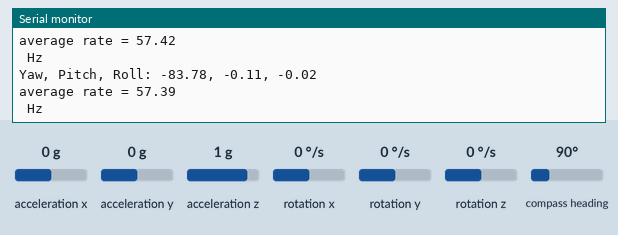
This sketch was run on a simulated Arduino Uno, built with avr-gcc and run on an emulated ATmega328P. On the bench: the last lines printed to the serial monitor. Wiring (inferred from the names in the program): HMC5883L compass at I2C address 0x1E; ADXL345 accelerometer at I2C address 0x53; ITG-3200 gyroscope at I2C address 0x68. The inputs (shaded band) are chosen by the test bench; at power-on: acceleration x 0 g, acceleration y 0 g, rotation x 0 °/s, acceleration z 1 g, rotation y 0 °/s, rotation z 0 °/s, compass heading 90°.

Above: at 6.5 s.
6.6 s: acceleration x set to -1.4 g
At 7.3 s:
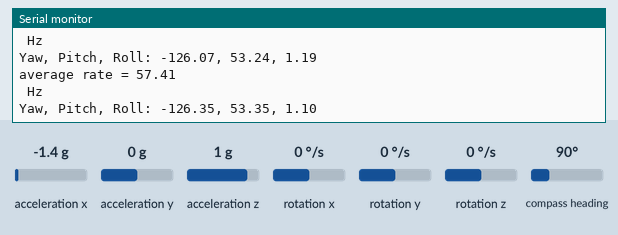
9.6 s: acceleration y set to -1.4 g
At 10.4 s:
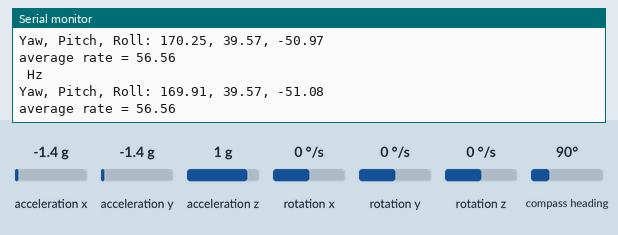
12.6 s: rotation x set to -192 °/s
At 13.4 s:
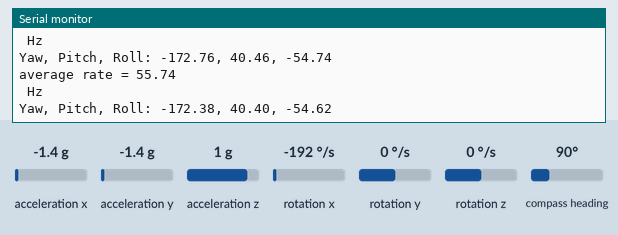
15.6 s: acceleration z set to -1.4 g
At 16.5 s:
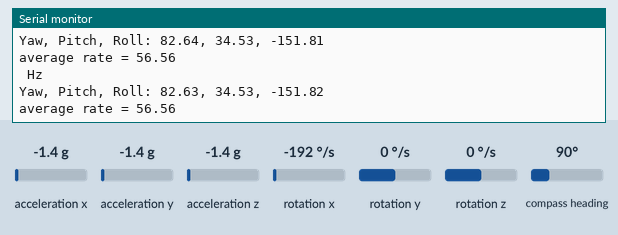
18.6 s: rotation y set to -192 °/s
At 19.7 s:
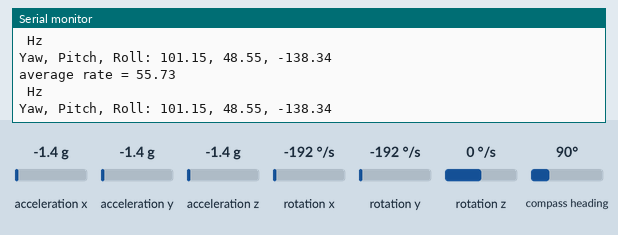
Timing chart, 0 to 19.9 s (numbered marks = the images above; inputs shaded):
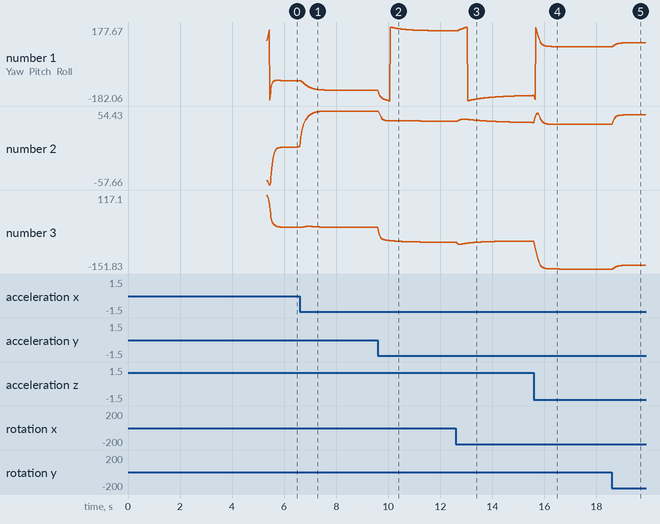

Measured:
- after the input at 18.6 s, the serial monitor: prints a new line at once (image 5)
- plotted number 1: 82.61 → 101.15 after the input at 18.6 s
- plotted number 2: 34.54 → 48.55 after the input at 18.6 s
- plotted number 3: -151.83 → -138.34 after the input at 18.6 s

The sketch:

plane_stabilizer.ino
```cpp
#include <Wire.h>

#include "elevon.h"
#include "IMU.h"
#include "BMP180.h"
#include "HMC5883L.h"
#include "ITG3200.h"
#include "ADXL345.h"


/* ##################################################
* ###### Declare and initialize variables ##########
* ##################################################
*/


/* ##################################################
*  ###### Pin definitions ##########
*  ##################################################
*/
int intPin = 12;  // These can be changed, 2 and 3 are the Arduinos ext int pins


/* ##################################################
 * ###### Single execution setup routine ############
 * ##################################################
 */
void setup() {
	// Setup I²C communications
	Wire.begin();
	delay(10);

	// Setup serial connection
	Serial.begin(38400);
	delay(10);

	// Set up the interrupt pin, it's set as active high, push-pull
	pinMode(intPin, INPUT);
	digitalWrite(intPin, LOW);

	// Read the WHO_AM_I register of the ADXL345, this is a good test of communication
	uint8_t c = readByte(ADXL345_ADDRESS, ADXL345_DEVID);  // Read WHO_AM_I register for ADXL345
	Serial.println();
	Serial.println("ADXL345");
	Serial.println("I AM");
	Serial.println(c, HEX);
	Serial.println("I Should Be");
	Serial.println(0xE5, HEX);
	delay(1000);

	// Read the WHO_AM_I register of the ITG3200, this is a good test of communication
	uint8_t d = readByte(ITG3200_ADDRESS, ITG3200_WHO_AM_I);  // Read WHO_AM_I register for ITG3200
	Serial.println();
	Serial.println("ITG3200");
	Serial.println("I AM");
	Serial.println(d, HEX);
	Serial.println("I Should Be");
	Serial.println(0x68, HEX);
	delay(1000);

	// Read the WHO_AM_I register of the HMC5883L, this is a good test of communication
	uint8_t e = readByte(HMC5883L_ADDRESS, HMC5883L_IDA);  // Read WHO_AM_I register A for HMC5883L
	uint8_t f = readByte(HMC5883L_ADDRESS, HMC5883L_IDB);  // Read WHO_AM_I register B for HMC5883L
	uint8_t g = readByte(HMC5883L_ADDRESS, HMC5883L_IDC);  // Read WHO_AM_I register C for HMC5883L
	Serial.println();
	Serial.println("HMC5883L");
	Serial.println("I AM");
	Serial.println(e, HEX);
	Serial.println(f, HEX);
	Serial.println(g, HEX);
	Serial.println("I Should Be");
	Serial.println(0x48, HEX);
	Serial.println(0x34, HEX);
	Serial.println(0x33, HEX);
	delay(1000);

	if (c == 0xE5 && d == 0x68 && e == 0x48 && f == 0x34 && g == 0x33) // WHO_AM_I must match to proceed
	{
		Serial.println("ADXL345  is online...");
		Serial.println("ITG3200 is online...");
		Serial.println("HMC5883L is online...");

		calADXL345(); // Calibrate ADXL345 accelerometers, load biases in bias registers
		initADXL345(); // Initialize and configure accelerometer
		Serial.println("ADXL345 initialized for active data mode....");

		initITG3200(); // Initialize and configure gyroscope
		Serial.println("ITG3200 initialized for active data mode....");

		if (selfTestHMC5883L()) {   // perform magnetometer self test
			Serial.print(" HMC5883L passed self test!");
			delay(1000);
		}
		else {
			Serial.print(" HMC5883L failed self test!");
			delay(1000);
		}

		initHMC5883L(); // Initialize and configure magnetometer
		Serial.println("HMC5883L initialized for active data mode....");
	}
	else
	{
		Serial.println("No Connection to GY-85");
		while (1); // Loop forever if communication doesn't happen
	}

}

/* ##################################################
 * ###### Infinite execution loop routine ###########
 * ##################################################
 */
void loop() {
	// If intPin goes high or data ready status is TRUE, all data registers have new data
	if (readByte(ADXL345_ADDRESS, ADXL345_INT_SOURCE) & 0x80) {  // When data is ready
		readAccelData(accelCount);  // Read the x/y/z adc values
		getAres();

		// Now we'll calculate the accleration value into actual g's
		ax = (float)accelCount[0] * aRes;  // get actual g value, this depends on scale being set
		ay = (float)accelCount[1] * aRes;
		az = (float)accelCount[2] * aRes;

	}

	if (readByte(ITG3200_ADDRESS, ITG3200_INT_STATUS) & 0x01) {
		readGyroData(gyroCount);  // Read the x/y/z adc values
		getGres();

		// Calculate the gyro value into actual degrees per second
		gx = (float)gyroCount[0] * gRes;  // get actual gyro value, this depends on scale being set
		gy = (float)gyroCount[1] * gRes;
		gz = (float)gyroCount[2] * gRes;

	}

	if (readByte(HMC5883L_ADDRESS, HMC5883L_STATUS) & 0x01) { // If data ready bit set, then read magnetometer data
		readMagData(magCount);  // Read the x/y/z adc values
		mRes = 0.73; // Conversion to milliGauss, 0.73 mG/LSB in hihgest resolution mode
					 // So far, magnetometer bias is calculated and subtracted here manually, should construct an algorithm to do it automatically
					 // like the gyro and accelerometer biases
		magbias[0] = -30.;  // User environmental x-axis correction in milliGauss
		magbias[1] = +85.;  // User environmental y-axis correction in milliGauss
		magbias[2] = -78.;  // User environmental z-axis correction in milliGauss

							// Calculate the magnetometer values in milliGauss
							// Include factory calibration per data sheet and user environmental corrections
		mx = (float)magCount[0] * mRes - magbias[0];  // get actual magnetometer value, this depends on scale being set
		my = (float)magCount[1] * mRes - magbias[1];
		mz = (float)magCount[2] * mRes - magbias[2];
	}

	Now = micros();
	deltat = ((Now - lastUpdate) / 1000000.0f); // set integration time by time elapsed since last filter update
	lastUpdate = Now;

	//MadgwickQuaternionUpdate(ax, ay, az, gx*PI / 180.0f, gy*PI / 180.0f, gz*PI / 180.0f, mx, my, mz);
	MahonyQuaternionUpdate(ax, ay, az, gx*PI/180.0f, gy*PI/180.0f, gz*PI/180.0f, mx, my, mz);

	// Define output variables from updated quaternion---these are Tait-Bryan angles, commonly used in aircraft orientation.
	// In this coordinate system, the positive z-axis is down toward Earth.
	// Yaw is the angle between Sensor x-axis and Earth magnetic North (or true North if corrected for local declination, looking down on the sensor positive yaw is counterclockwise.
	// Pitch is angle between sensor x-axis and Earth ground plane, toward the Earth is positive, up toward the sky is negative.
	// Roll is angle between sensor y-axis and Earth ground plane, y-axis up is positive roll.
	// These arise from the definition of the homogeneous rotation matrix constructed from quaternions.
	// Tait-Bryan angles as well as Euler angles are non-commutative; that is, the get the correct orientation the rotations must be
	// applied in the correct order which for this configuration is yaw, pitch, and then roll.
	// For more see http://en.wikipedia.org/wiki/Conversion_between_quaternions_and_Euler_angles which has additional links.
	yaw = atan2(2.0f * (q[1] * q[2] + q[0] * q[3]), q[0] * q[0] + q[1] * q[1] - q[2] * q[2] - q[3] * q[3]);
	pitch = -asin(2.0f * (q[1] * q[3] - q[0] * q[2]));
	roll = atan2(2.0f * (q[0] * q[1] + q[2] * q[3]), q[0] * q[0] - q[1] * q[1] - q[2] * q[2] + q[3] * q[3]);
	pitch *= 180.0f / PI;
	yaw *= 180.0f / PI;
	yaw -= 2.308; // Declination at Stuttgart, Germany is 2 degrees and 18.48 minutes on 2016-03-03
	roll *= 180.0f / PI;

	Serial.print("Yaw, Pitch, Roll: ");
	Serial.print(yaw, 2);
	Serial.print(", ");
	Serial.print(pitch, 2);
	Serial.print(", ");
	Serial.println(roll, 2);

	Serial.print("average rate = ");
	Serial.println(1.0f / deltat, 2);
	Serial.println(" Hz");
}
```

ADXL345.cpp
```cpp
//
//
//

#include "ADXL345.h"

/*#define ASCALE		(AFS_2G)

#if ASCALE==AFS_2G
#define ARES		(2.0 / (512.*64.))

#elif ASCALE==AFS_4G
#define ARES		(4.0 / (1024.*32.))

#endif*/

uint8_t Ascale = AFS_2G; // ADXL345 in +/- 2g mode
uint8_t Arate = ARTBW_200_100; // 200 Hz ODR, 100 Hz bandwidth

float aRes; // scale resolutions per LSB for the sensors

/* ###################################################
*  ##### Useful functions for accelerometer ##########
*  ###################################################
*/

void getAres() {
	switch (Ascale)
	{
		// Possible accelerometer scales (and their register bit settings) are:
		// 2 Gs (00), 4 Gs (01), 8 Gs (10), and 16 Gs  (11).
	case AFS_2G:
		aRes = 2.0 / (512.*64.);   // 10-bit 2s-complement
		break;
	case AFS_4G:
		aRes = 4.0 / (1024.*32.);  // 11-bit 2s-complement
		break;
	case AFS_8G:
		aRes = 8.0 / (2048.*16.);  // 12-bit 2s-complement
		break;
	case AFS_16G:
		aRes = 16.0 / (4096.*8.);  // 13-bit 2s-complement
		break;
	}
}

void readAccelData(int16_t * destination)
{
	uint8_t rawData[6];  // x/y/z accel register data stored here
	readBytes(ADXL345_ADDRESS, ADXL345_DATAX0, 6, &rawData[0]);  // Read the six raw data registers into data array
	destination[0] = ((int16_t)rawData[1] << 8) | rawData[0];  // Turn the MSB and LSB into a signed 16-bit value
	destination[1] = ((int16_t)rawData[3] << 8) | rawData[2];
	destination[2] = ((int16_t)rawData[5] << 8) | rawData[4];
}

void initADXL345()
{
	// wake up device
	writeByte(ADXL345_ADDRESS, ADXL345_POWER_CTL, 0x00); // Put device in standby mode and clear sleep bit 2
	delay(100);  // Let device settle down
	writeByte(ADXL345_ADDRESS, ADXL345_POWER_CTL, 0x08); // Put device in normal mode

														 // Set accelerometer configuration; interrupt active high, left justify MSB
	writeByte(ADXL345_ADDRESS, ADXL345_DATA_FORMAT, 0x04 | Ascale); // Set full scale range for the accelerometer

																	// Choose ODR and bandwidth
	writeByte(ADXL345_ADDRESS, ADXL345_BW_RATE, Arate); // Select normal power operation, and ODR and bandwidth

	writeByte(ADXL345_ADDRESS, ADXL345_INT_ENABLE, 0x80);  // Enable data ready interrupt
	writeByte(ADXL345_ADDRESS, ADXL345_INT_MAP, 0x00);     // Enable data ready interrupt on INT_1

	writeByte(ADXL345_ADDRESS, ADXL345_FIFO_CTL, 0x00);    // Bypass FIFO
}

void calADXL345()
{
	uint8_t data[6] = { 0, 0, 0, 0, 0, 0 };
	int abias[3] = { 0, 0, 0 };
	int16_t accel_bias[3] = { 0, 0, 0 };
	int samples, ii;

	// wake up device
	writeByte(ADXL345_ADDRESS, ADXL345_POWER_CTL, 0x00); // Put device in standby mode and clear sleep bit 2
	delay(10);  // Let device settle down
	writeByte(ADXL345_ADDRESS, ADXL345_POWER_CTL, 0x08); // Put device in normal mode
	delay(10);

	// Set accelerometer configuration; interrupt active high, left justify MSB
	writeByte(ADXL345_ADDRESS, ADXL345_DATA_FORMAT, 0x04 | 0x00); // Set full scale range to 2g for the bias calculation
	uint16_t  accelsensitivity = 256;  // = 256 LSB/g at 2g full scale

									   // Choose ODR and bandwidth
	writeByte(ADXL345_ADDRESS, ADXL345_BW_RATE, 0x09); // Select normal power operation, and 100 Hz ODR and 50 Hz bandwidth
	delay(10);

	writeByte(ADXL345_ADDRESS, ADXL345_FIFO_CTL, 0x40 | 0x2F);    // Enable FIFO stream mode | collect 32 FIFO samples
	delay(1000);  // delay 1000 milliseconds to collect FIFO samples

	samples = readByte(ADXL345_ADDRESS, ADXL345_FIFO_STATUS);
	for (ii = 0; ii < samples; ii++) {
		readBytes(ADXL345_ADDRESS, ADXL345_DATAX0, 6, &data[0]);
		accel_bias[0] += (((int16_t)data[1] << 8) | data[0]) >> 6;
		accel_bias[1] += (((int16_t)data[3] << 8) | data[2]) >> 6;
		accel_bias[2] += (((int16_t)data[5] << 8) | data[4]) >> 6;
	}

	accel_bias[0] /= samples; // average the data
	accel_bias[1] /= samples;
	accel_bias[2] /= samples;

	// Remove gravity from z-axis accelerometer bias value
	if (accel_bias[2] > 0) {
		accel_bias[2] -= accelsensitivity;
	}
	else {
		accel_bias[2] += accelsensitivity;
	}

	abias[0] = (int)((-accel_bias[0] / 4) & 0xFF); // offset register are 8 bit 2s-complement, so have sensitivity 1/4 of 2g full scale
	abias[1] = (int)((-accel_bias[1] / 4) & 0xFF);
	abias[2] = (int)((-accel_bias[2] / 4) & 0xFF);

	writeByte(ADXL345_ADDRESS, ADXL345_OFSX, abias[0]);
	writeByte(ADXL345_ADDRESS, ADXL345_OFSY, abias[1]);
	writeByte(ADXL345_ADDRESS, ADXL345_OFSZ, abias[2]);
}
```

ADXL345.h
```cpp
// ADXL345.h

#ifndef _ADXL345_h
#define _ADXL345_h

#if defined(ARDUINO) && ARDUINO >= 100
	#include "arduino.h"
#else
	#include "WProgram.h"
#endif

#include "sensors.h"

// ADXL345 registers
#define ADXL345_ADDRESS					(0x53)    // Assumes ALT address pin low

#define ADXL345_DEVID					(0x00)    // Device ID
#define ADXL345_THRESH_TAP				(0x1D)    // Tap threshold
#define ADXL345_OFSX					(0x1E)    // X-axis offset
#define ADXL345_OFSY					(0x1F)    // Y-axis offset
#define ADXL345_OFSZ					(0x20)    // Z-axis offset
#define ADXL345_DUR						(0x21)    // Tap duration
#define ADXL345_LATENT					(0x22)    // Tap latency
#define ADXL345_WINDOW					(0x23)    // Tap window
#define ADXL345_THRESH_ACT				(0x24)    // Activity threshold
#define ADXL345_THRESH_INACT			(0x25)    // Inactivity threshold
#define ADXL345_TIME_INACT				(0x26)    // Inactivity time
#define ADXL345_ACT_INACT_CTL			(0x27)    // Axis enable control for activity and inactivity detection
#define ADXL345_THRESH_FF				(0x28)    // Free-fall threshold
#define ADXL345_TIME_FF					(0x29)    // Free-fall time
#define ADXL345_TAP_AXES				(0x2A)    // Axis control for single/double tap
#define ADXL345_ACT_TAP_STATUS			(0x2B)    // Source for single/double tap
#define ADXL345_BW_RATE					(0x2C)    // Data rate and power mode control
#define ADXL345_POWER_CTL				(0x2D)    // Power-saving features control
#define ADXL345_INT_ENABLE				(0x2E)    // Interrupt enable control
#define ADXL345_INT_MAP					(0x2F)    // Interrupt mapping control
#define ADXL345_INT_SOURCE				(0x30)    // Source of interrupts
#define ADXL345_DATA_FORMAT				(0x31)    // Data format control
#define ADXL345_DATAX0					(0x32)    // X-axis data 0
#define ADXL345_DATAX1					(0x33)    // X-axis data 1
#define ADXL345_DATAY0					(0x34)    // Y-axis data 0
#define ADXL345_DATAY1					(0x35)    // Y-axis data 1
#define ADXL345_DATAZ0					(0x36)    // Z-axis data 0
#define ADXL345_DATAZ1					(0x37)    // Z-axis data 1
#define ADXL345_FIFO_CTL				(0x38)    // FIFO control
#define ADXL345_FIFO_STATUS				(0x39)    // FIFO status

#define ADXL345_MG2G_MULTIPLIER (0.004)  // 4mg per lsb


/* Used with register 0x2C (ADXL345_BW_RATE) to set bandwidth and ODR */
enum Arate {
	ARTBW_010_005 = 0, // 0.1 Hz ODR, 0.05Hz bandwidth
	ARTBW_020_010,
	ARTBW_039_020,
	ARTBW_078_039,
	ARTBW_156_078,
	ARTBW_313_156,
	ARTBW_125_625,
	ARTBW_25_125,
	ARTBW_50_25,
	ARTBW_100_50,
	ARTBW_200_100,
	ARTBW_400_200,
	ARTBW_800_400,
	ARTBW_1600_800,
	ARTBW_3200_1600  // 3200 Hz ODR, 1600 Hz bandwidth
};

/* Used with register 0x31 (ADXL345_DATA_FORMAT) to set g range */
enum Ascale {
	AFS_2G = 0,		// +/- 2g (default value)
	AFS_4G,			// +/- 4g
	AFS_8G,			// +/- 8g
	AFS_16G			// +/- 16g
};


extern float aRes; // scale resolutions per LSB for the sensors

void getAres();
void readAccelData(int16_t * destination);
void initADXL345();
void calADXL345();

#endif
```

HMC5883L.cpp
```cpp
//
//
//

#include "HMC5883L.h"

uint8_t Mrate = MRT_75;        //  75 Hz ODR

float mRes; // scale resolutions per LSB for the sensors

/* ###################################################
*  ####### Useful functions for magnetometer #########
*  ###################################################
*/

void initHMC5883L()
{
	// Set magnetomer ODR; default is 15 Hz
	writeByte(HMC5883L_ADDRESS, HMC5883L_CONFIG_A, Mrate << 2);
	writeByte(HMC5883L_ADDRESS, HMC5883L_CONFIG_B, 0x00);  // set gain (bits[7:5]) to maximum resolution of 0.73 mG/LSB
	writeByte(HMC5883L_ADDRESS, HMC5883L_MODE, 0x80);     // enable continuous data mode
}

byte selfTestHMC5883L()
{
	int16_t selfTest[3] = { 0, 0, 0 };
	//  Perform self-test and calculate temperature compensation bias
	writeByte(HMC5883L_ADDRESS, HMC5883L_CONFIG_A, 0x71);   // set 8-average, 15 Hz default, positive self-test measurement
	writeByte(HMC5883L_ADDRESS, HMC5883L_CONFIG_B, 0xA0);   // set gain (bits[7:5]) to 5
	writeByte(HMC5883L_ADDRESS, HMC5883L_MODE, 0x80);      // enable continuous data mode
	delay(150); // wait 150 ms

	uint8_t rawData[6] = { 0, 0, 0, 0, 0, 0 };                        // x/y/z gyro register data stored here
	readBytes(HMC5883L_ADDRESS, HMC5883L_OUT_X_H, 6, &rawData[0]);  // Read the six raw data registers sequentially into data array
	selfTest[0] = ((int16_t)rawData[0] << 8) | rawData[1];          // Turn the MSB and LSB into a signed 16-bit value
	selfTest[1] = ((int16_t)rawData[4] << 8) | rawData[5];
	selfTest[2] = ((int16_t)rawData[2] << 8) | rawData[3];
	writeByte(HMC5883L_ADDRESS, HMC5883L_CONFIG_A, 0x00);   // exit self test

	if (selfTest[0] < 575 && selfTest[0] > 243 && selfTest[1] < 575 && selfTest[1] > 243 && selfTest[2] < 575 && selfTest[2] > 243)
	{
		return true;
	}
	else { return false; }
}

void readMagData(int16_t * destination)
{
	uint8_t rawData[6];  // x/y/z gyro register data stored here
	readBytes(HMC5883L_ADDRESS, HMC5883L_OUT_X_H, 6, &rawData[0]);  // Read the six raw data registers sequentially into data array
	destination[0] = ((int16_t)rawData[0] << 8) | rawData[1];       // Turn the MSB and LSB into a signed 16-bit value
	destination[1] = ((int16_t)rawData[4] << 8) | rawData[5];
	destination[2] = ((int16_t)rawData[2] << 8) | rawData[3];
}
```

HMC5883L.h
```cpp
// HMC5883L.h

#ifndef _HMC5883L_h
#define _HMC5883L_h

#if defined(ARDUINO) && ARDUINO >= 100
	#include "arduino.h"
#else
	#include "WProgram.h"
#endif

#include "sensors.h"

// HMC5883L registers
#define HMC5883L_ADDRESS				(0x1E)

#define HMC5883L_CONFIG_A				(0x00)
#define HMC5883L_CONFIG_B				(0x01)
#define HMC5883L_MODE					(0x02)
#define HMC5883L_OUT_X_H				(0x03)
#define HMC5883L_OUT_X_L				(0x04)
#define HMC5883L_OUT_Z_H				(0x05)
#define HMC5883L_OUT_Z_L				(0x06)
#define HMC5883L_OUT_Y_H				(0x07)
#define HMC5883L_OUT_Y_L				(0x08)
#define HMC5883L_STATUS					(0x09)
#define HMC5883L_IDA					(0x0A)		// should return 0x48
#define HMC5883L_IDB					(0x0B)		// should return 0x34
#define HMC5883L_IDC					(0x0C)		// should return 0x33


enum Mrate { // set magnetometer ODR
	MRT_0075 = 0, // 0.75 Hz ODR
	MRT_015,      // 1.5 Hz
	MRT_030,      // 3.0 Hz
	MRT_075,      // 7.5 Hz
	MRT_15,       // 15 Hz
	MRT_30,       // 30 Hz
	MRT_75,       // 75 Hz ODR
};


extern float mRes; // scale resolutions per LSB for the sensors

void initHMC5883L();
byte selfTestHMC5883L();
void readMagData(int16_t * destination);

#endif
```

elevon.cpp
```cpp
//
//
//

#include "elevon.h"

// Create object(s) for controlling servos
//Servo myservo;
```

Source omitted: IMU.cpp (9317 bytes), IMU.h (2627 bytes), ITG3200.cpp (2446 bytes), ITG3200.h (2191 bytes), elevon.h (180 bytes), sensors.cpp (1792 bytes), sensors.h (437 bytes)
